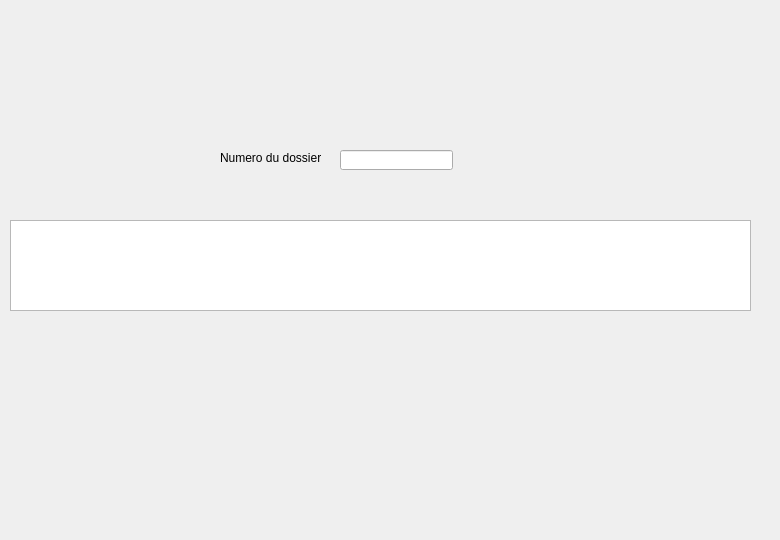
      <widget class="QWidget" name="tab_18">
       <attribute name="title">
        <string>Rechercher un ordonnance</string>
       </attribute>
       <widget class="QLineEdit" name="rech2_2">
        <property name="geometry">
         <rect>
          <x>340</x>
          <y>150</y>
          <width>113</width>
          <height>20</height>
         </rect>
        </property>
       </widget>
       <widget class="QTableView" name="tabr2_2">
        <property name="geometry">
         <rect>
          <x>10</x>
          <y>220</y>
          <width>741</width>
          <height>91</height>
         </rect>
        </property>
       </widget>
       <widget class="QLabel" name="label_48">
        <property name="geometry">
         <rect>
          <x>220</x>
          <y>150</y>
          <width>101</width>
          <height>16</height>
         </rect>
        </property>
        <property name="text">
         <string>Numero du dossier</string>
        </property>
       </widget>
       <widget class="QLabel" name="p6_2">
        <property name="geometry">
         <rect>
          <x>0</x>
          <y>0</y>
          <width>771</width>
          <height>531</height>
         </rect>
        </property>
        <property name="text">
         <string/>
        </property>
       </widget>
       <zorder>p6_2</zorder>
       <zorder>rech2_2</zorder>
       <zorder>tabr2_2</zorder>
       <zorder>label_48</zorder>
      </widget>
